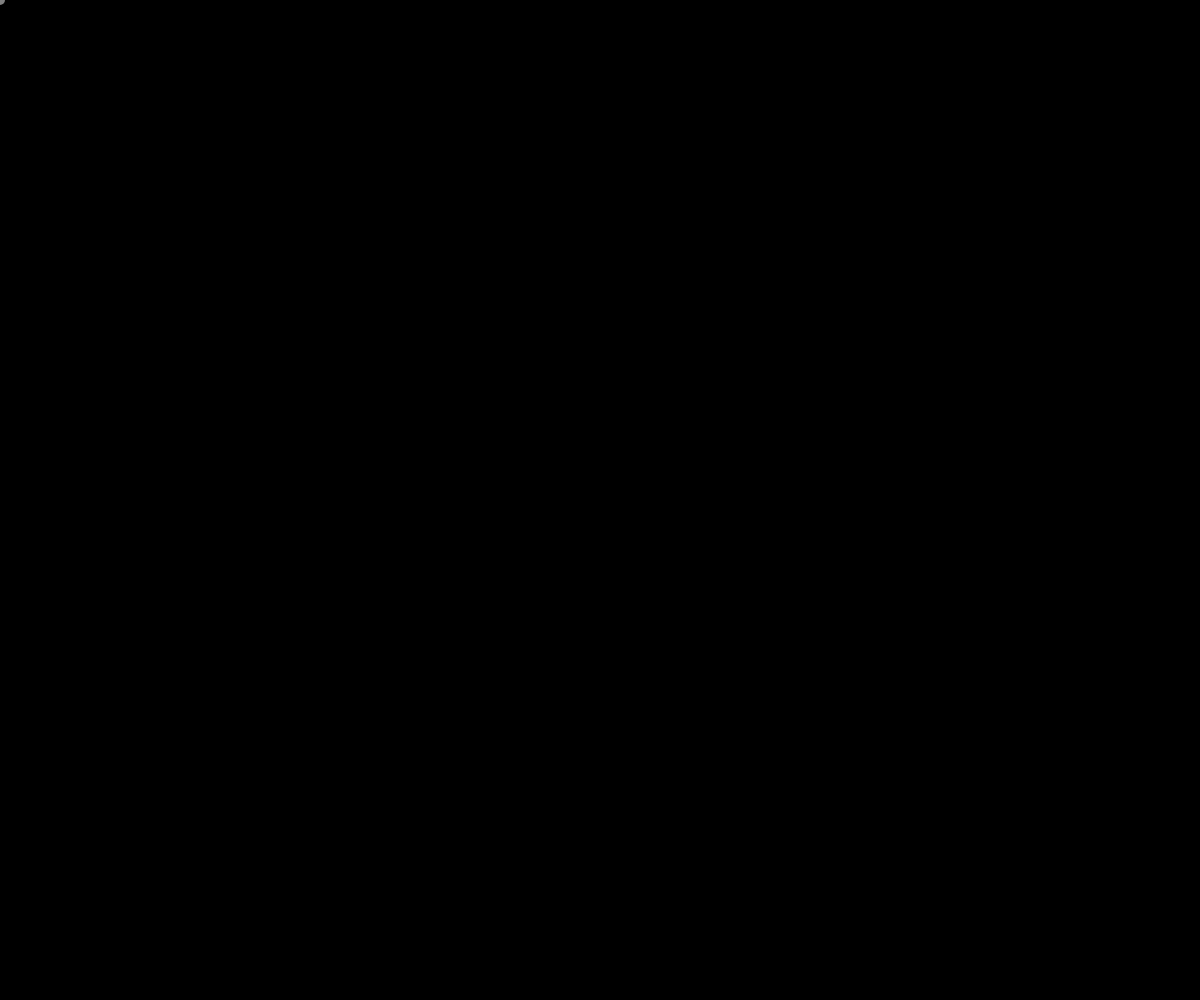
Frame 1 (no input)
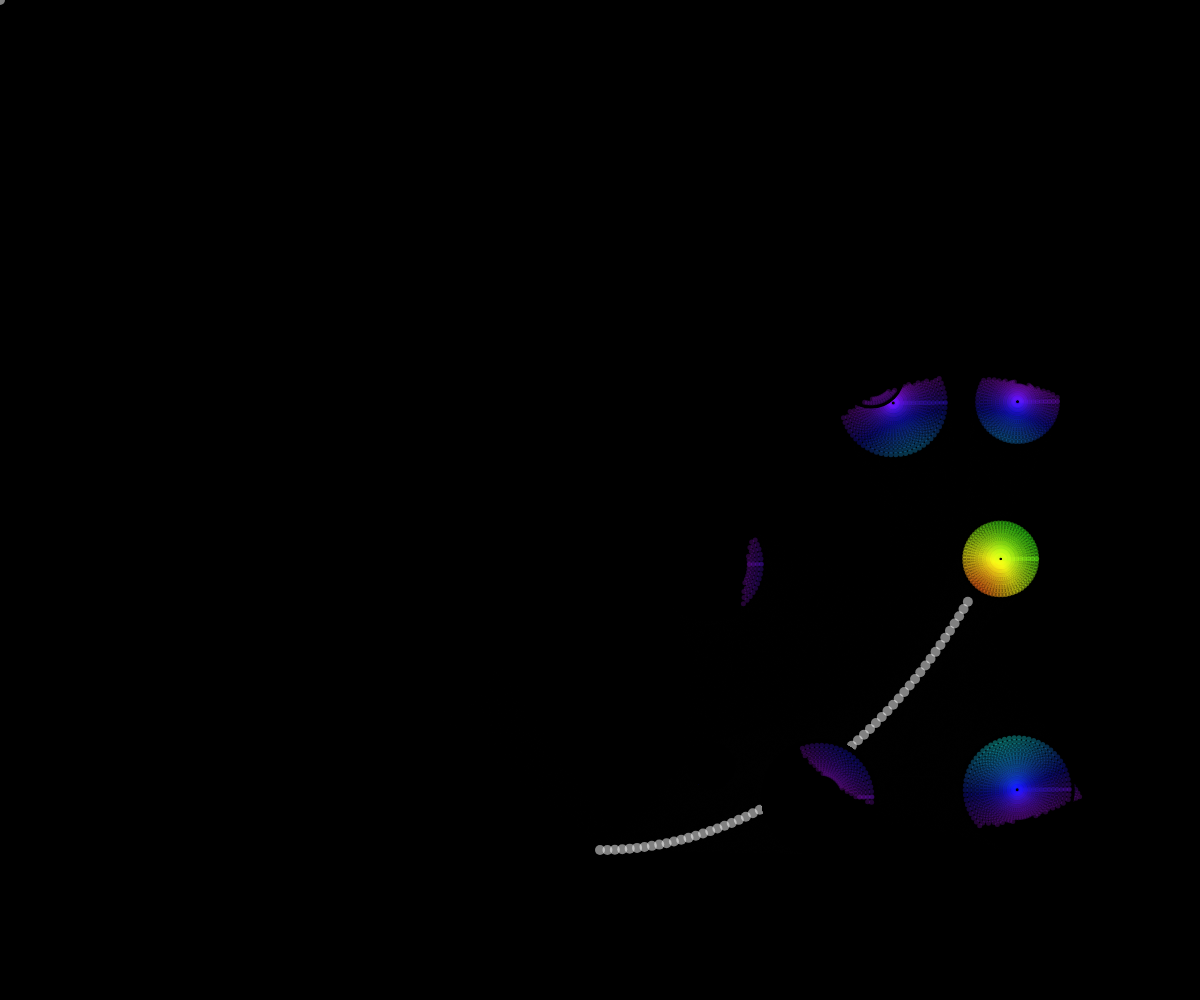
Frame 60 (no input)
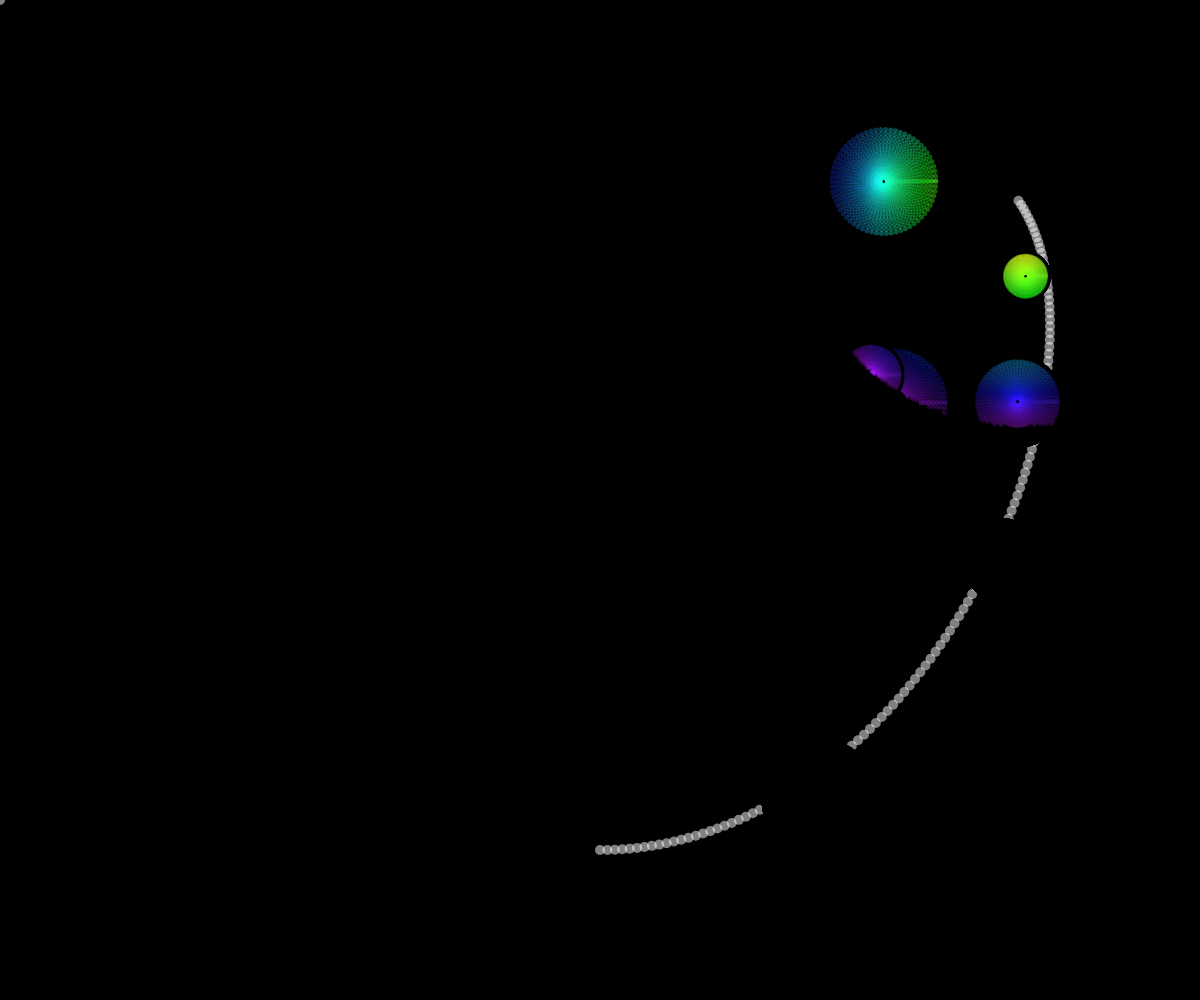
Frame 120 (the mouse pressed at the canvas centre since frame 60)

The p5.js sketch that drew these frames (run headless with seeded random() and noise() and a simulated clock; from frame 60 on, the mouse is pressed at the canvas centre):

// p5.js sketch
// ── sketch.js
// centrer les carrés !!
var res = 150
var maxD = res * 1.5
var seed

function setup() {
    createCanvas(windowWidth, windowHeight)
    colorMode(HSB, 360, 100, 100, 100)
    // rectMode(CORNER)
    background(0)
    pixelDensity(1)
    seed = random(5000)
    frameRate(30)
    strokeCap(SQUARE);
    background(0)

}

function draw() {

   // background(0, 0, 0)
    randomSeed(seed)
    strokeWeight(10)
    stroke(255,0,100, 50)
    point(lx, ly)
    strokeWeight(5)

    if (frameCount % 25 == 0) console.log(frameRate())

    for (var i = 0; i < 25; i++) {
        // strokeWeight(5)
        noFill()
        var s = int(random(6, 24))*5
        //var s2 = int(random(6, 24))*5
        var xpos = random(res, width - res)
        var ypos = random(res, height - res)
        noStroke()
        stroke(0);
        fill(0)
        ellipse(xpos,ypos,s)

        strokeWeight(5)
        drawLightEllipse(xpos, ypos, s-4, 0.095, 4  )

        noFill()
        strokeWeight(2)
        drawLightEllipseContour(xpos, ypos, s, 0.034)





    }

    updateLightSource()

}

var lx = 0
var ly = 0
var t = 0
var step = 0.0055
var p = 3
var q = 4
var phi = Math.PI / 2
var change = false;

function updateLightSource() {

    lx = ((width  / 2)-res) * sin(p * t) + width / 2;
    ly = ((height / 2)-res) * sin(q * t + phi) + height / 2;
    t += step

    if (int(t % PI) == 0 && change == true) {
        background(0)
        p = int(random(3, 9))
        q = int(random(3, 9))
        steps = (p + q) / 7000
        seed = random(9999)
        change = false
    }

    if (t % PI > 1) change = true
}



function drawLightRect(x, y, w, h, r) {
    for (var i = x; i < (x + w); i += r) {
        for (var j = y; j < (y + h); j += r) {
            var d = dist(lx, ly, i, j)
            if (d < maxD) {
                var gray = map(d, 0, maxD, 255, 50)
                var hu = map(d, 0, maxD, 0, 280)
                stroke(hu, 100, 100,gray/3)
                point(i, j)
            }
        }
    }
}



function drawLightEllipse(x, y, s, r,r2) {
    for (var i = 0; i <= TWO_PI; i += r) {
        for (var j = r2; j < (s / 2 ); j += r2) {
            var xpos = x + int(j) * cos(i)
            var ypos = y + int(j )* sin(i)
            var d = dist(lx, ly, xpos, ypos)
            if (d < maxD) {
                var gray = map(d, 0, maxD, 255, 100)
                var hu = map(d, 0, maxD, 0, 280)
                stroke(hu, 90, 100, gray / 5)
                point( xpos, ypos)
            }
        }
    }
}

function drawLightEllipseContour(x, y, s, r) {
    for (var i = 0; i <= TWO_PI; i += r) {
        var xpos = x + int(s / 2) * cos(i)
        var ypos = y + int(s / 2) * sin(i)
        var d = dist(lx, ly, xpos, ypos)
        if (d < maxD) {
            strokeWeight(0.25)
            var gray = map(d, 0, maxD, 255, 50)
            stroke(255,0,100, 2)
            line(lx, ly, xpos, ypos)
        }
    }
}


function drawLightRectContour(x, y, w, h, r) {
    for (var i = x; i <= x + w; i += r) {
        var d = dist(lx, ly, i, y)
        if (d < maxD) {
            var gray = map(d, 0, maxD, 255, 50)
            stroke(255, 2)
            line(lx, ly, i, y)
        }
        var d = dist(lx, ly, i, y + h)
        if (d < maxD) {
            var gray = map(d, 0, maxD, 255, 50)
            stroke(255, 2)
            line(lx, ly, i, y + h)
        }
    }

    for (var j = y; j <= y + h; j += r) {
        var d = dist(lx, ly, x, j)
        if (d < maxD) {
            var gray = map(d, 0, maxD, 255, 50)
            stroke(255, 2)
            line(lx, ly, x, j)
        }
        var d = dist(lx, ly, x + w, j)
        if (d < maxD) {
            var gray = map(d, 0, maxD, 255, 50)
            stroke(255, 2)
            line(lx, ly, x + w, j)
        }
    }
}

function mouseReleased() {
    background(0)
    seed = random(9999)
    t = 0
    p = int(random(3, 9))
    q = int(random(3, 9))

    step = (p + q) / 7000
    //phi = random(TWO_PI)
    // seed = random(9999)
}

function windowResized() {
    resizeCanvas(windowWidth, windowHeight)
}
